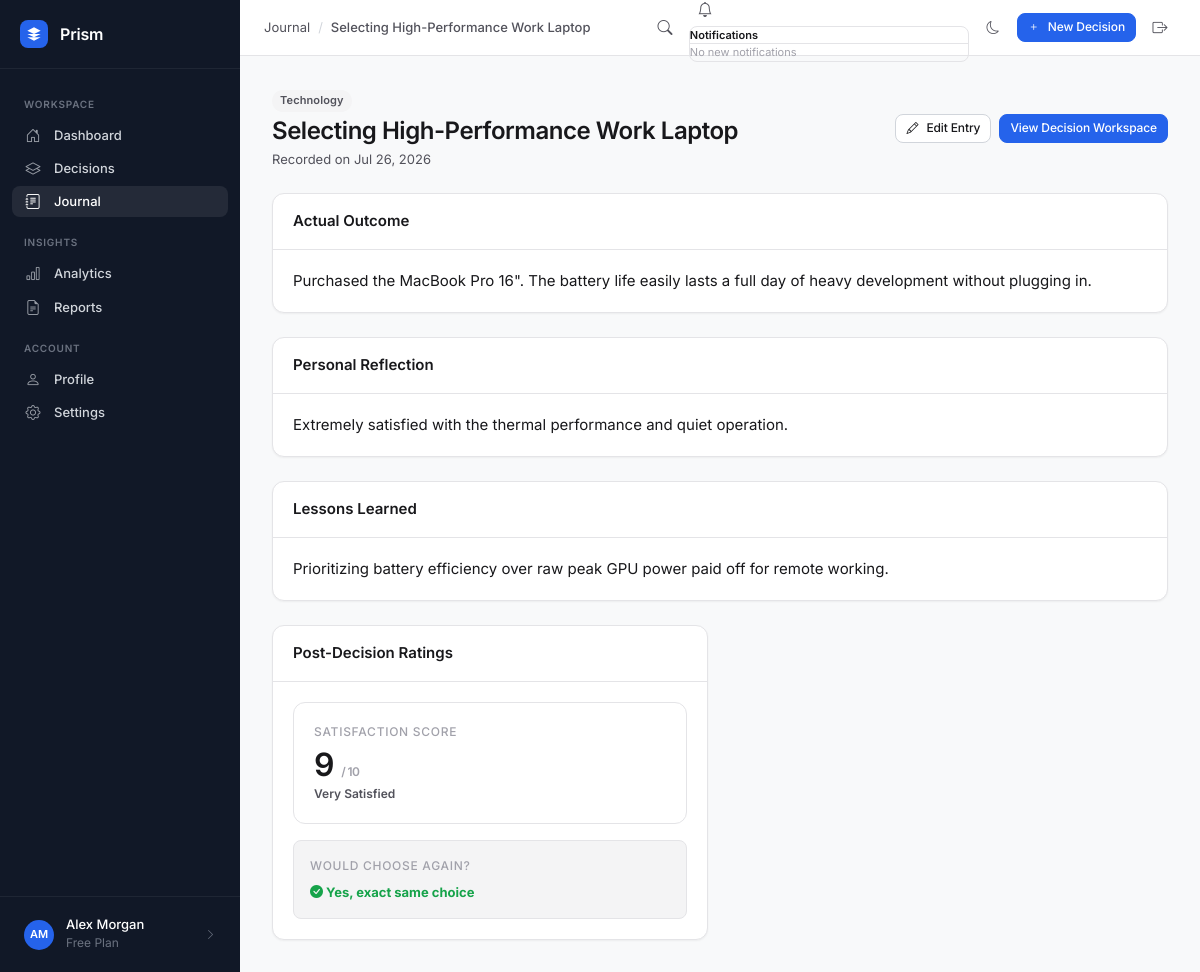
The app's page /journal/1 (signed in) with its own data.
### app/models/user.py (models this page shows, shortened)
class User(UserMixin, db.Model):
    __tablename__ = 'users'
    id = db.Column(db.Integer, primary_key=True)
    username = db.Column(db.String(80), unique=True, nullable=False, index=True)
    email = db.Column(db.String(120), unique=True, nullable=False, index=True)
    password_hash = db.Column(db.String(255), nullable=False)
    full_name = db.Column(db.String(120), nullable=True)
    avatar_url = db.Column(db.String(255), nullable=True)
    dark_mode = db.Column(db.Boolean, default=False, nullable=False)
    email_verified = db.Column(db.Boolean, default=False, nullable=False)
    created_at = db.Column(db.DateTime, default=datetime.utcnow, nullable=False)
    last_login = db.Column(db.DateTime, nullable=True)
    decisions = db.relationship('Decision', backref='owner', lazy='dynamic',
                                 cascade='all, delete-orphan')
    journal_entries = db.relationship('JournalEntry', backref='author', lazy='dynamic',
                                       cascade='all, delete-orphan')
    activity_logs = db.relationship('ActivityLog', backref='user', lazy='dynamic',
                                     cascade='all, delete-orphan')
    @property
    def display_name(self):
        return self.full_name or self.username
    @property
    def initials(self):
        name = self.full_name or self.username
        parts = name.strip().split()
        if len(parts) >= 2:
            return (parts[0][0] + parts[-1][0]).upper()
        return name[:2].upper() if len(name) >= 2 else name[0].upper()

### app/models/decision.py (models this page shows, shortened)
class Decision(db.Model):
    __tablename__ = 'decisions'
    CATEGORIES = [
        ('Technology', 'Technology'),
        ('Career', 'Career'),
        ('Finance', 'Finance'),
        ('Education', 'Education'),
        ('Travel', 'Travel'),
        ('Health', 'Health'),
        ('Business', 'Business'),
        ('Real Estate', 'Real Estate'),
        ('Lifestyle', 'Lifestyle'),
        ('Other', 'Other'),
    ]
    STATUSES = [
        ('draft', 'Draft'),
        ('active', 'In Progress'),
        ('completed', 'Completed'),
        ('archived', 'Archived'),
    ]
    PRIVACY_OPTIONS = [
        ('private', 'Private'),
        ('shared', 'Shared'),
    ]
    id = db.Column(db.Integer, primary_key=True)
    user_id = db.Column(db.Integer, db.ForeignKey('users.id', ondelete='CASCADE'),
                         nullable=False, index=True)
    title = db.Column(db.String(200), nullable=False)
    category = db.Column(db.String(80), nullable=False, default='Other')
    goal = db.Column(db.Text, nullable=True)
    description = db.Column(db.Text, nullable=True)
    status = db.Column(db.String(20), nullable=False, default='draft')
    privacy = db.Column(db.String(20), nullable=False, default='private')
    deadline = db.Column(db.Date, nullable=True)
    pinned = db.Column(db.Boolean, default=False, nullable=False)
    final_choice_id = db.Column(db.Integer, db.ForeignKey('options.id', ondelete='SET NULL'),
                                 nullable=True)
    confidence_score = db.Column(db.Float, nullable=True)
    created_at = db.Column(db.DateTime, default=datetime.utcnow, nullable=False)
    updated_at = db.Column(db.DateTime, default=datetime.utcnow,
                            onupdate=datetime.utcnow, nullable=False)
    criteria = db.relationship('Criterion', backref='decision', lazy='dynamic',
                                cascade='all, delete-orphan',
                                order_by='Criterion.sort_order')
    options = db.relationship('Option', backref='decision', lazy='dynamic',
                               cascade='all, delete-orphan',
                               foreign_keys='Option.decision_id',
                               order_by='Option.sort_order')
    scores = db.relationship('Score', backref='decision', lazy='dynamic',
                              cascade='all, delete-orphan')
    journal_entry = db.relationship('JournalEntry', backref='decision',
                                     uselist=False, cascade='all, delete-orphan')
    activity_logs = db.relationship('ActivityLog', backref='decision', lazy='dynamic',
                                     cascade='all, delete-orphan')
    final_choice = db.relationship('Option', foreign_keys=[final_choice_id],
                                    post_update=True)

### app/models/journal.py (models this page shows, shortened)
class JournalEntry(db.Model):
    __tablename__ = 'journal_entries'
    id = db.Column(db.Integer, primary_key=True)
    decision_id = db.Column(db.Integer, db.ForeignKey('decisions.id', ondelete='CASCADE'),
                             nullable=False, unique=True, index=True)
    user_id = db.Column(db.Integer, db.ForeignKey('users.id', ondelete='CASCADE'),
                         nullable=False, index=True)
    outcome = db.Column(db.Text, nullable=True)
    reflection = db.Column(db.Text, nullable=True)
    lessons_learned = db.Column(db.Text, nullable=True)
    satisfaction_score = db.Column(db.Integer, nullable=True)  # 1-10
    would_choose_again = db.Column(db.Boolean, nullable=True)
    created_at = db.Column(db.DateTime, default=datetime.utcnow, nullable=False)
    updated_at = db.Column(db.DateTime, default=datetime.utcnow,
                            onupdate=datetime.utcnow, nullable=False)
    @property
    def satisfaction_label(self):
        if self.satisfaction_score is None:
            return 'Not rated'
        if self.satisfaction_score >= 9:
            return 'Very Satisfied'
        elif self.satisfaction_score >= 7:
            return 'Satisfied'
        elif self.satisfaction_score >= 5:
            return 'Neutral'
        elif self.satisfaction_score >= 3:
            return 'Unsatisfied'
        else:
            return 'Very Unsatisfied'

### app/blueprints/journal/routes.py (the view)
@journal_bp.route('/<int:entry_id>')
@login_required
def detail(entry_id):
    entry = JournalEntry.query.filter_by(
        id=entry_id, user_id=current_user.id
    ).first_or_404()
    return render_template('journal/detail.html', entry=entry)

### app/models/user.py (called while the page is built)
@login_manager.user_loader
def load_user(user_id):
    return db.session.get(User, int(user_id))

### app/templates/journal/detail.html (shortened to what this page needs)
{% extends "base.html" %}
{% block breadcrumb %}
<a href="{{ url_for('journal.index') }}">Journal</a>
<span class="separator">/</span>
<span class="font-medium text-text">{{ entry.decision.title }}</span>
{% endblock %}
{% block content %}
<div class="page-header flex justify-between items-center mb-6">
  <div>
    <span class="badge badge-neutral text-xs mb-1">{{ entry.decision.category }}</span>
    <h1 class="page-title">{{ entry.decision.title }}</h1>
    <p class="page-subtitle">Recorded on {{ entry.created_at|dateformat }}</p>
  </div>
  <div class="flex gap-2">
    <a href="{{ url_for('journal.edit_entry', entry_id=entry.id) }}" class="btn btn-secondary btn-sm">
      <i class="bi bi-pencil"></i> Edit Entry
    </a>
    <a href="{{ url_for('decisions.detail', decision_id=entry.decision_id) }}" class="btn btn-primary btn-sm">
      View Decision Workspace
    </a>
  </div>
</div>
<div class="grid grid-cols-1 lg:grid-cols-3 gap-6" style="display: grid; grid-template-columns: repeat(auto-fit, minmax(320px, 1fr)); gap: 1.5rem;">
  <div style="grid-column: span 2;">
    <div class="card mb-6">
      <div class="card-header"><div class="card-title">Actual Outcome</div></div>
      <div class="card-body">
        <p class="text-base text-text leading-relaxed">{{ entry.outcome }}</p>
      </div>
    </div>
    {% if entry.reflection %}
      <div class="card mb-6">
        <div class="card-header"><div class="card-title">Personal Reflection</div></div>
        <div class="card-body">
          <p class="text-base text-text leading-relaxed">{{ entry.reflection }}</p>
        </div>
      </div>
    {% endif %}
    {% if entry.lessons_learned %}
      <div class="card">
        <div class="card-header"><div class="card-title">Lessons Learned</div></div>
        <div class="card-body">
          <p class="text-base text-text leading-relaxed">{{ entry.lessons_learned }}</p>
        </div>
      </div>
    {% endif %}
  </div>
  <div>
    <div class="card">
      <div class="card-header"><div class="card-title">Post-Decision Ratings</div></div>
      <div class="card-body space-y-4">
        <div class="stat-box p-4 mb-4">
          <div class="stat-label">Satisfaction Score</div>
          <div class="stat-value text-primary" style="font-size: 2rem;">
            {{ entry.satisfaction_score or '—' }} <span class="text-xs text-muted">/ 10</span>
          </div>
          <div class="stat-sub font-semibold">{{ entry.satisfaction_label }}</div>
        </div>
        <div class="p-3 card-inset text-xs">
          <div class="stat-label">Would Choose Again?</div>
          <div class="font-bold text-sm mt-1 {{ 'text-success' if entry.would_choose_again else 'text-danger' }}">
            <i class="bi {{ 'bi-check-circle-fill' if entry.would_choose_again else 'bi-x-circle-fill' }}"></i>
            {{ 'Yes, exact same choice' if entry.would_choose_again else 'No, would choose differently' }}
          </div>
        </div>
      </div>
    </div>
  </div>
</div>
{% endblock %}

### app/templates/base.html (shortened to what this page needs)
<!DOCTYPE html>
<html lang="en" {% if current_user.is_authenticated and current_user.dark_mode %}data-theme="dark"{% endif %}>
<head>
  <link rel="stylesheet" href="https://cdn.jsdelivr.net/npm/bootstrap-icons@1.11.3/font/bootstrap-icons.min.css" />
  <link rel="stylesheet" href="{{ url_for('static', filename='css/main.css') }}" />
</head>
<body>
  <div class="app-wrapper">
    <aside class="sidebar" id="sidebar" role="navigation" aria-label="Main navigation">
      <div class="sidebar-header">
        <a href="{{ url_for('dashboard.index') }}" class="sidebar-logo" aria-label="Prism home">
          <svg viewBox="0 0 24 24" xmlns="http://www.w3.org/2000/svg">
            <path d="M12 2L2 7l10 5 10-5-10-5zM2 17l10 5 10-5M2 12l10 5 10-5"/>
          </svg>
        </a>
        <span class="sidebar-brand">Prism</span>
      </div>
      <nav class="sidebar-nav">
        <div class="nav-section-label">Workspace</div>
        <a href="{{ url_for('dashboard.index') }}"
           class="nav-item {% if request.endpoint == 'dashboard.index' %}active{% endif %}"
           id="nav-dashboard">
          <i class="bi bi-house-door"></i>
          Dashboard
        </a>
        <a href="{{ url_for('decisions.index') }}"
           class="nav-item {% if request.blueprint == 'decisions' %}active{% endif %}"
           id="nav-decisions">
          <i class="bi bi-layers"></i>
          Decisions
        </a>
        <a href="{{ url_for('journal.index') }}"
           class="nav-item {% if request.blueprint == 'journal' %}active{% endif %}"
           id="nav-journal">
          <i class="bi bi-journal-text"></i>
          Journal
        </a>
        <div class="nav-section-label">Insights</div>
        <a href="{{ url_for('analytics.index') }}"
           class="nav-item {% if request.blueprint == 'analytics' %}active{% endif %}"
           id="nav-analytics">
          <i class="bi bi-bar-chart"></i>
          Analytics
        </a>
        <a href="{{ url_for('reports.index') }}"
           class="nav-item {% if request.blueprint == 'reports' %}active{% endif %}"
           id="nav-reports">
          <i class="bi bi-file-earmark-text"></i>
          Reports
        </a>
        <div class="nav-section-label">Account</div>
        <a href="{{ url_for('profile.index') }}"
           class="nav-item {% if request.blueprint == 'profile' %}active{% endif %}"
           id="nav-profile">
          <i class="bi bi-person"></i>
          Profile
        </a>
        <a href="{{ url_for('profile.settings') }}"
           class="nav-item {% if request.endpoint == 'profile.settings' %}active{% endif %}"
           id="nav-settings">
          <i class="bi bi-gear"></i>
          Settings
        </a>
      </nav>
      <div class="sidebar-footer">
        <a href="{{ url_for('profile.index') }}" class="sidebar-user" id="sidebar-user-link">
          <div class="sidebar-avatar">
            {{ current_user.initials if current_user.is_authenticated else 'PR' }}
          </div>
          <div class="sidebar-user-info">
            <div class="sidebar-user-name">
              {{ current_user.display_name if current_user.is_authenticated else 'Guest' }}
            </div>
            <div class="sidebar-user-role">Free Plan</div>
          </div>
          <i class="bi bi-chevron-right" style="color:var(--sidebar-text-muted);font-size:11px;margin-left:auto"></i>
        </a>
      </div>
    </aside>
    <div class="main-content">
      <header class="topbar">
        <div class="topbar-breadcrumb">
          {% block breadcrumb %}{% endblock %}
        </div>
        <div class="flex items-center gap-2" style="margin-left:auto">
          <a href="{{ url_for('search.index') }}"
             class="btn btn-ghost btn-icon"
             title="Search (Ctrl+K)"
             id="topbar-search-btn"
             aria-label="Search">
            <i class="bi bi-search" style="font-size:15px"></i>
          </a>
          {% if current_user.is_authenticated %}
          <div class="dropdown" id="notifications-dropdown-wrapper">
            <button class="btn btn-ghost btn-icon position-relative" type="button" id="notificationsBtn" data-bs-toggle="dropdown" aria-expanded="false" title="Notifications">
              <i class="bi bi-bell" style="font-size:15px"></i>
            </button>
            <ul class="dropdown-menu dropdown-menu-end shadow-md border p-0" aria-labelledby="notificationsBtn" style="border-radius: var(--radius-md); width: 280px; font-size: 11px;">
              <li class="p-2 border-bottom flex justify-between items-center bg-surface-2" style="background: var(--color-surface-hover); display: flex; justify-content: space-between; align-items: center;">
                <span class="font-semibold text-text">Notifications</span>
              </li>
              <div id="notifications-list-container" style="max-height: 250px; overflow-y: auto;">
                {% if unread_notifications %}
                  {% for notif in unread_notifications %}
                    <li class="p-2 border-bottom hover-bg-surface-2" style="cursor: pointer; list-style-type: none;" onclick="markNotificationRead({{ notif.id }}, '{{ notif.link or '' }}')">
                      <div class="font-semibold text-text" style="font-weight: 500;">{{ notif.title }}</div>
                      <div class="text-secondary mt-1" style="font-size: 10px;">{{ notif.message }}</div>
                      <div class="text-muted mt-1" style="font-size: 9px;">{{ notif.created_at|timeago }}</div>
                    </li>
                  {% endfor %}
                {% else %}
                  <li class="p-3 text-center text-muted" style="list-style-type: none;">No new notifications</li>
                {% endif %}
              </div>
            </ul>
          </div>
          {% endif %}
          <button id="dark-mode-toggle"
                  class="btn btn-ghost btn-icon"
                  aria-label="Toggle dark mode"
                  title="Toggle dark mode">
            <i class="bi {% if current_user.is_authenticated and current_user.dark_mode %}bi-sun{% else %}bi-moon{% endif %}"></i>
          </button>
          <a href="{{ url_for('decisions.new_decision') }}"
             class="btn btn-primary btn-sm"
             id="topbar-new-decision">
            <i class="bi bi-plus"></i>
            New Decision
          </a>
          <form action="{{ url_for('auth.logout') }}" method="POST" style="margin:0">
            <button type="submit" class="btn btn-ghost btn-icon"
                    aria-label="Sign out" title="Sign out">
              <i class="bi bi-box-arrow-right" style="font-size:15px"></i>
            </button>
          </form>
        </div>
      </header>
      <main class="page-content" id="main-content">
        {% block content %}{% endblock %}
      </main>
    </div>
  </div>
</body>
</html>

### records on screen
User: full_name "AM", full_name "Alex Morgan"
Decision: decision "Selecting High-Performance Work Laptop", decision.category "Technology"
JournalEntry: created_at "Jul 26, 2026", outcome "Purchased the MacBook Pro 16\". The battery life easily lasts a full day of heavy development without plugging in.", reflection "Extremely satisfied with the thermal performance and quiet operation.", lessons_learned "Prioritizing battery efficiency over raw peak GPU power paid off for remote working.", satisfaction_score "9", satisfaction_label "Very Satisfied", would_choose_again "Yes, exact same choice"
